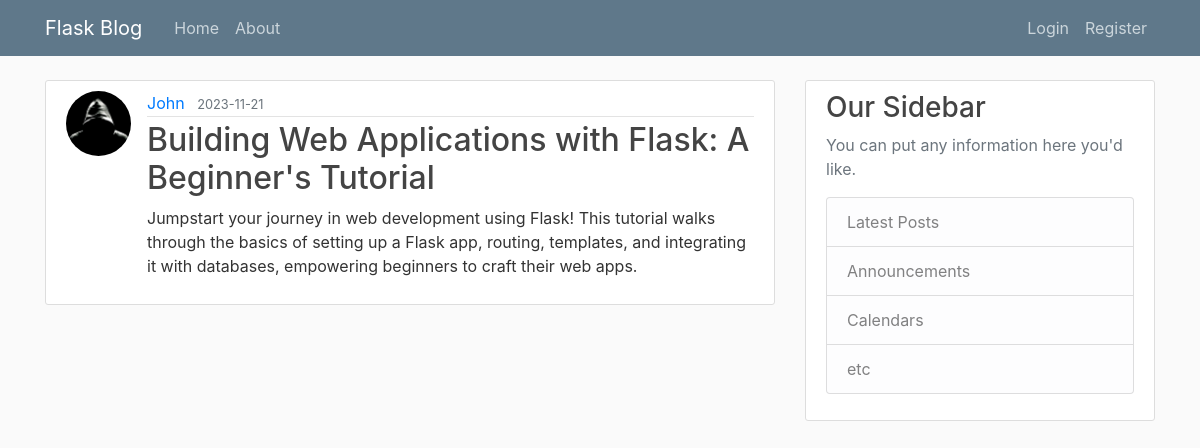
Screenshot of /post/3 with the database file from the repository.
### flaskblog/models.py (models this page shows, shortened)
class User(db.Model, UserMixin):
    id = db.Column(db.Integer, primary_key=True)
    username = db.Column(db.String(20), unique=True, nullable=False)
    email = db.Column(db.String(120), unique=True, nullable=False)
    image_file = db.Column(db.String(20), nullable=False, default="default.jpg")
    password = db.Column(db.String(60), nullable=False)
    post = db.relationship("Post", backref="author", lazy=True)

class Post(db.Model):
    id = db.Column(db.Integer, primary_key=True)
    title = db.Column(db.String(100), nullable=False)
    date_posted = db.Column(db.DateTime, nullable=False, default=datetime.utcnow)
    content = db.Column(db.Text, nullable=False)
    user_id = db.Column(db.Integer, db.ForeignKey("user.id"), nullable=True)

### flaskblog/routes.py (the view)
@app.route("/post/<int:post_id>")
def post(post_id):
    post = Post.query.get_or_404(post_id)
    return render_template("post.html", title=post.title, post=post)

### flaskblog/templates/post.html (shortened to what this page needs)
{% extends "base.html" %}
{% block content %}
<article class="media content-section">
    <img class="rounded-circle article-img"
        src="{{ url_for('static', filename='profile_pics/' + post.author.image_file) }}">
    <div class="media-body">
        <div class="article-metadata">
            <a class="mr-2" href="#">{{ post.author.username }}</a>
            <small class="text-muted">{{ post.date_posted.strftime('%Y-%m-%d') }}</small>
        </div>
        <h2 class="article-title">{{ post.title }}</h2>
        <p class="article-content">{{ post.content }}</p>
    </div>
</article>
{% endblock content %}

### flaskblog/static/main.css (style rules this page uses)
body { background: #fafafa; color: #333333; margin-top: 5rem; }
h1, h2, h3, h4, h5, h6 { color: #444444; }
.content-section { background: #ffffff; padding: 10px 20px; border: 1px solid #dddddd; border-radius: 3px; margin-bottom: 20px; }
.article-title { color: #444444; }
.article-content { white-space: pre-line; }
.article-img { height: 65px; width: 65px; margin-right: 16px; }
.article-metadata { padding-bottom: 1px; margin-bottom: 4px; border-bottom: 1px solid #e3e3e3 }

### rows the page displays
User: image_file (placeholder picture), author.username "John"
Post: date_posted "2023-11-21", title "Building Web Applications with Flask: A Beginner's Tutorial", content "Jumpstart your journey in web development using Flask! This tutorial walks through the basics of setting up a Flask app, routing, templates, and integrating it with databases, empowering beginners to craft their web apps."
